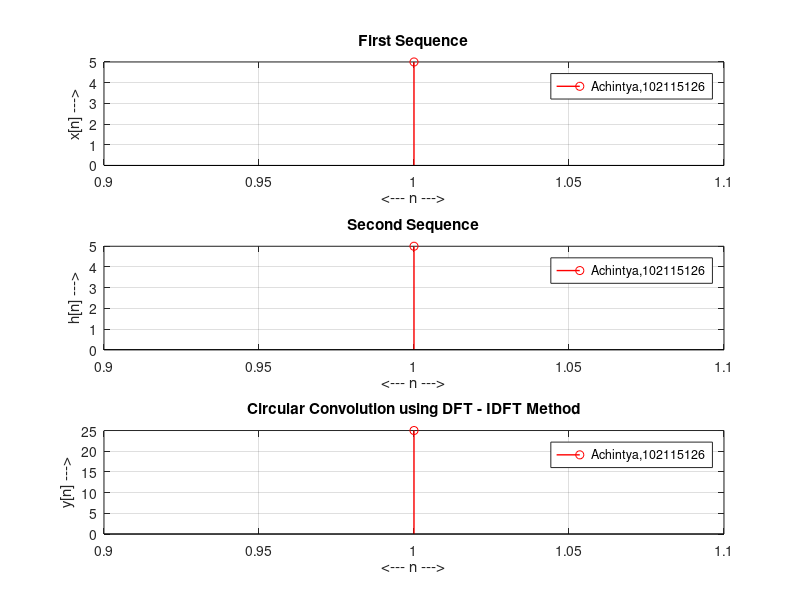

Reproduce this figure in MATLAB.
clc
clear all
x = input('Enter x --> ');
h = input('Enter h --> ');
% x = [1 2 0 1]
% h = [2 2 1 1]
X = fft(x)
Y = fft(h)
z = X .* Y;

ifft(z)

subplot(3,1,1)
stem(x,'r','linewidth',1);
title('First Sequence')
xlabel('<--- n --->');
ylabel('x[n] --->');
legend('Achintya,102115126')
grid on;

subplot(3,1,2)
stem(h,'r','linewidth',1);
title('Second Sequence')
xlabel('<--- n --->');
ylabel('h[n] --->');
legend('Achintya,102115126')
grid on;

subplot(3,1,3)
stem(ifft(z),'r','linewidth',1);
title('Circular Convolution using DFT - IDFT Method')
xlabel('<--- n --->');
ylabel('y[n] --->');
legend('Achintya,102115126')
grid on;